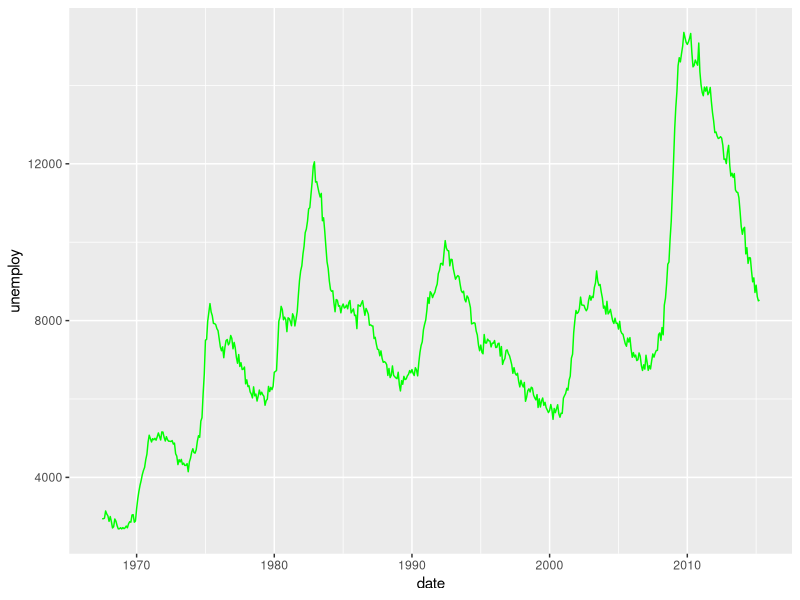
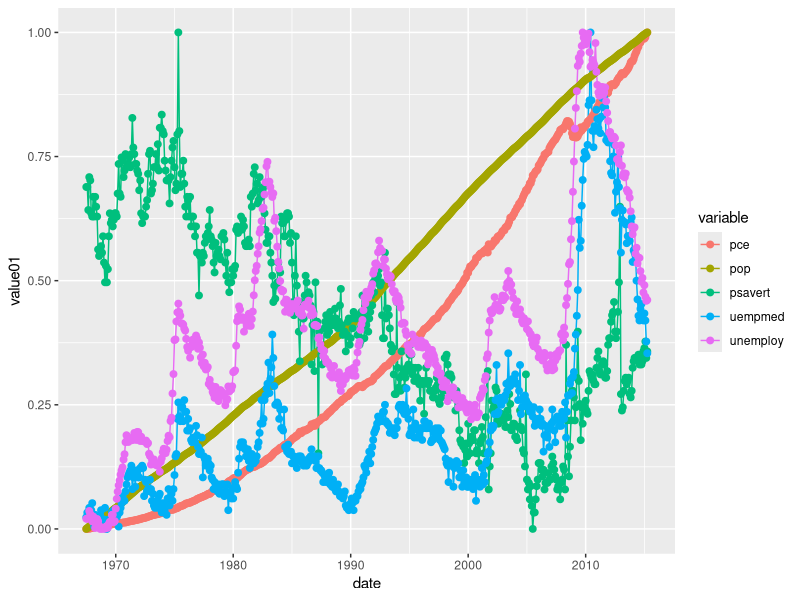
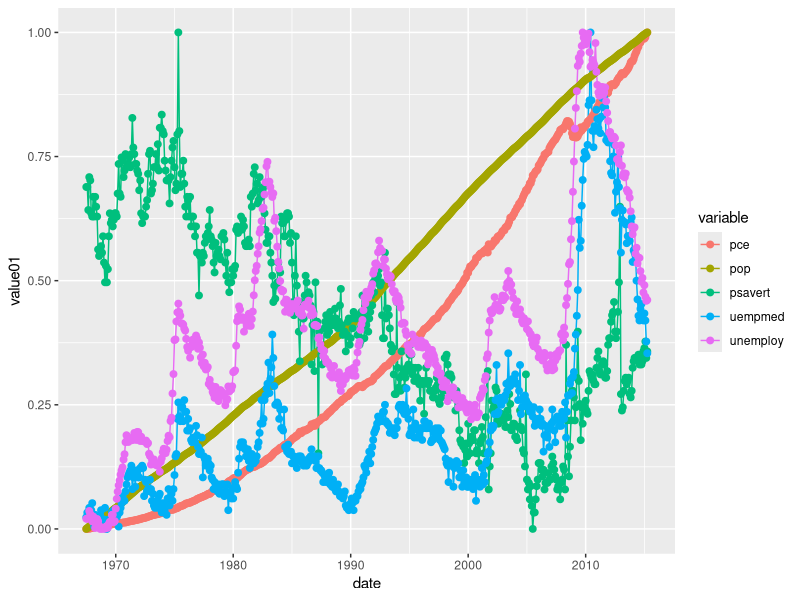

The R source for these figures, in order:
library(tidyverse)

# First plot

ggplot(economics, aes(date, unemploy)) + geom_line(colour = 'green')




# Second plot

ggplot(economics_long, aes(date, value01, colour = variable)) +

  geom_line() + geom_point(size =2)
ggsave(here::here('plot.png'))



# Tom making a change